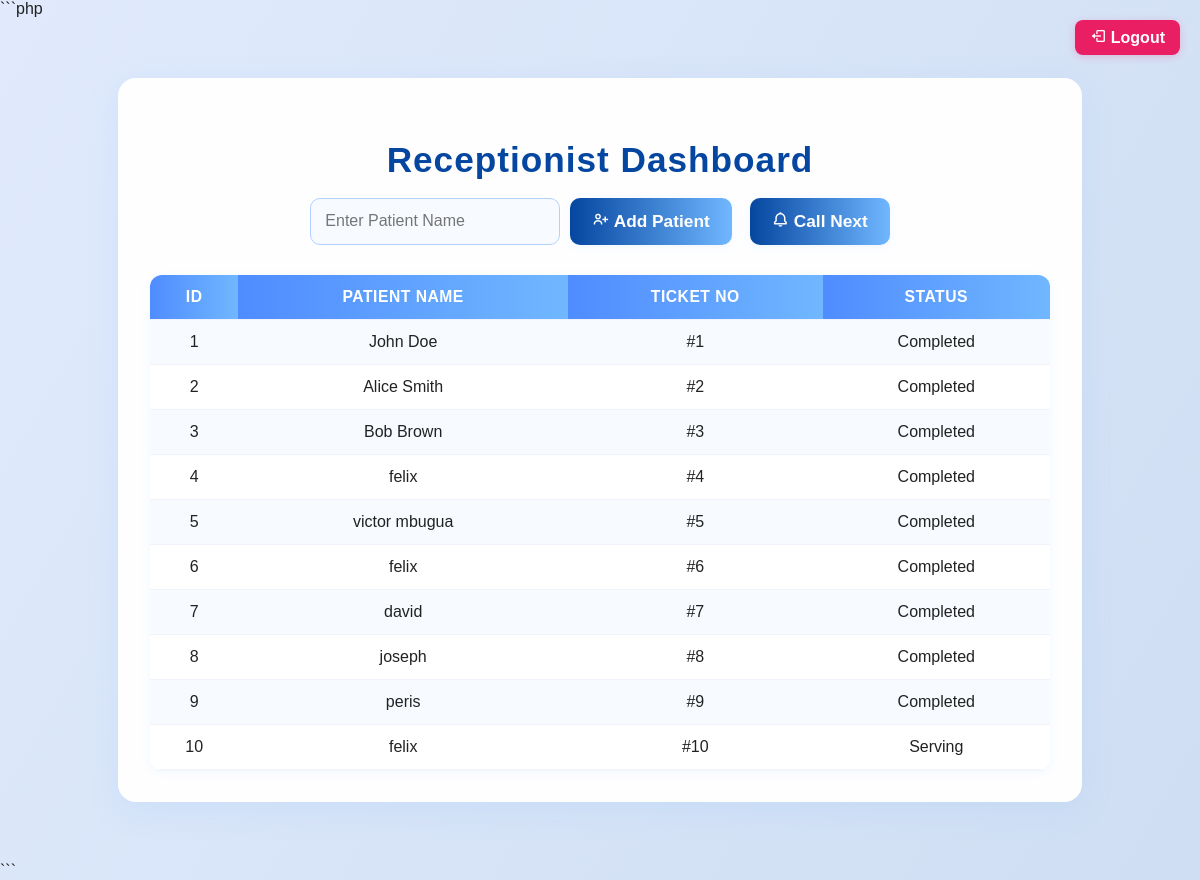
The page /receptionist_dashboard.php (signed in) on the database its author committed.
### tables this page shows
CREATE TABLE `queue` (
  `id` int(11) NOT NULL,
  `patient_id` int(11) DEFAULT NULL,
  `patient_name` varchar(100) DEFAULT NULL,
  `ticket_no` int(11) DEFAULT NULL,
  `ticket_number` varchar(20) DEFAULT NULL,
  `doctor_id` int(11) DEFAULT NULL,
  `status` enum('waiting','serving','called','done','in_progress','completed') NOT NULL DEFAULT 'waiting',
  `created_at` timestamp NOT NULL DEFAULT current_timestamp()
);

### receptionist_dashboard.php (the view, shortened to what this page needs)
<?php
include('db_connect.php');
$queue = $conn->query("SELECT * FROM queue ORDER BY id ASC");
?>
<!DOCTYPE html>
<html lang="en">
<head>
  <link href="https://unpkg.com/boxicons@2.1.4/css/boxicons.min.css" rel="stylesheet">
    </head>
    <body>
</head>
<body>
<a href="logout.php" class="logout"><i class='bx bx-log-out'></i> Logout</a>
<div class="dashboard">
  <h1>Receptionist Dashboard</h1>
  <form method="POST">
    <input type="text" name="name" placeholder="Enter Patient Name" required>
    <button type="submit" name="add_patient"><i class='bx bx-user-plus'></i> Add Patient</button>
    <button type="submit" name="call_next"><i class='bx bx-bell'></i> Call Next</button>
  </form>
  <table>
    <tr>
      <th>ID</th>
      <th>Patient Name</th>
      <th>Ticket No</th>
      <th>Status</th>
    </tr>
    <?php while($row = $queue->fetch_assoc()): ?>
      <tr>
        <td><?= $row['id'] ?></td>
        <td><?= htmlspecialchars($row['patient_name']) ?></td>
        <td>#<?= $row['ticket_no'] ?></td>
        <td><?= ucfirst($row['status']) ?></td>
      </tr>
    <?php endwhile; ?>
  </table>
</div>
</body>
</html>

### receptionist_dashboard.php (style rules this page uses)
body { font-family: 'Poppins', sans-serif; background: linear-gradient(120deg, #e0eafc 0%, #cfdef3 100%); color: #222; margin: 0; padding: 0; min-height: 100vh; }
.dashboard { max-width: 900px; margin: 60px auto; background: rgba(255,255,255,0.97); border-radius: 18px; padding: 38px 32px 32px 32px; box-shadow: 0 8px 32px rgba(112,183,255,0.13); }
h1 { text-align: center; font-size: 2.2rem; color: #0546a0; margin-bottom: 18px; font-weight: 700; letter-spacing: 1px; }
form { display: flex; justify-content: center; margin-bottom: 30px; gap: 10px; flex-wrap: wrap; }
input[type=text] { padding: 12px 14px; width: 250px; border-radius: 10px; border: 1px solid #b3d1ff; background: #f7fbff; font-size: 1rem; color: #222; outline: none; transition: box-shadow 0.3s; }
button { padding: 13px 22px; border: none; background: linear-gradient(90deg, #0546a0 0%, #70b7ff 100%); color: #fff; font-weight: 600; border-radius: 10px; font-size: 1.08rem; box-shadow: 0 2px 8px rgba(112,183,255,0.10); transition: background 0.3s, transform 0.3s; cursor: pointer; margin-right: 8px; }
button:last-child { margin-right: 0; }
table { width: 100%; border-collapse: collapse; margin-top: 20px; background-color: #fff; border-radius: 12px; overflow: hidden; box-shadow: 0 2px 10px rgba(112,183,255,0.10); }
th, td { border-bottom: 1px solid #f0f4fa; padding: 13px 10px; text-align: center; color: #222; font-size: 1rem; }
th { background: linear-gradient(90deg, #4f8cff 0%, #70b7ff 100%); color: #fff; text-transform: uppercase; letter-spacing: 0.5px; font-size: 0.98rem; }
tr:nth-child(even) { background: #f7fbff; }
.logout { position: absolute; top: 20px; right: 20px; background: #e91e63; color: white; padding: 8px 15px; border-radius: 8px; text-decoration: none; font-weight: bold; font-size: 1rem; box-shadow: 0 2px 8px #e91e6333; transition: background 0.2s; }

### rows shown on the page
queue: id "1", patient_name "John Doe", ticket_no "1", status "Completed"
queue: id "2", patient_name "Alice Smith", ticket_no "2", status "Completed"
queue: id "3", patient_name "Bob Brown", ticket_no "3", status "Completed"
queue: id "4", patient_name "felix", ticket_no "4", status "Completed"
queue: id "5", patient_name "victor mbugua", ticket_no "5", status "Completed"
queue: id "6", patient_name "felix", ticket_no "6", status "Completed"
queue: id "7", patient_name "david", ticket_no "7", status "Completed"
queue: id "8", patient_name "joseph", ticket_no "8", status "Completed"
queue: id "9", patient_name "peris", ticket_no "9", status "Completed"
queue: id "10", patient_name "felix", ticket_no "10", status "Serving"
